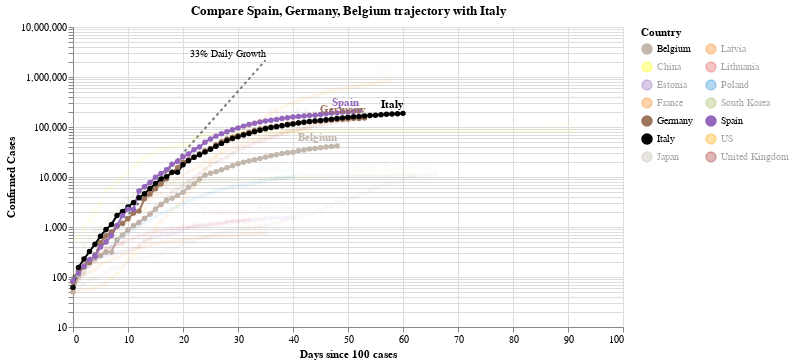

Notebook source saved alongside this figure:
### Code cell
#hide_input
chart2 = make_since_chart(dff2, ['Spain', 'Germany', 'Belgium'], baseline_countries)
chart2

### Figure 1 — Vega-Lite specification as saved in the notebook (floating-point values rounded to 4 significant figures; data arrays with more than 128 entries replaced by an {"elided": "..."} marker saying what was removed)
{"config": {"view": {"continuousWidth": 400, "continuousHeight": 300}}, "layer": [{"mark": {"type": "line", "color": "black", "opacity": 0.5, "strokeDash": [3, 3]}, "encoding": {"x": {"type": "quantitative", "field": "Days since 100 cases"}, "y": {"type": "quantitative", "field": "Confirmed Cases"}}}, {"mark": {"type": "text", "align": "right", "dy": -6, "fontSize": 10, "text": "33% Daily Growth"}, "encoding": {"x": {"type": "quantitative", "field": "Days since 100 cases"}, "y": {"type": "quantitative", "field": "Confirmed Cases"}}, "transform": [{"filter": "(datum['Days since 100 cases'] >= 35)"}]}, {"data": {"name": "data-a935cc59f07bf05702d7ea7ddbe411b3"}, "mark": {"type": "line", "point": true}, "encoding": {"color": {"type": "nominal", "field": "Country", "legend": {"columns": 2}, "scale": {"domain": ["Belgium", "China", "Estonia", "France", "Germany", "Italy", "Japan", "Latvia", "Lithuania", "Poland", "South Korea", "Spain", "US", "United Kingdom"], "range": ["#C1B7AD", "yellow", "#9467bd", "#F58518", "#9D755D", "black", "#C1B7AD", "#F58518", "#E45756", "#2495D3", "#A1BA59", "#9467bd", "orange", "brown"]}}, "opacity": {"condition": {"value": 1, "selection": "selector003"}, "value": 0.05}, "tooltip": [{"type": "nominal", "field": "Country"}, {"type": "temporal", "field": "Date"}, {"type": "quantitative", "field": "Confirmed Cases"}, {"type": "quantitative", "field": "Days since 100 cases"}], "x": {"type": "quantitative", "field": "Days since 100 cases"}, "y": {"type": "quantitative", "field": "Confirmed Cases", "scale": {"type": "log"}}}, "selection": {"selector003": {"type": "multi", "fields": ["Country"], "bind": "legend", "init": [{"Country": "Spain"}, {"Country": "Germany"}, {"Country": "Belgium"}, {"Country": "Italy"}]}}, "width": 550}, {"data": {"name": "data-a935cc59f07bf05702d7ea7ddbe411b3"}, "mark": {"type": "text", "align": "right", "dy": -8, "fontWeight": "bold"}, "encoding": {"color": {"type": "nominal", "field": "Country", "legend": {"columns": 2}, "scale": {"domain": ["Belgium", "China", "Estonia", "France", "Germany", "Italy", "Japan", "Latvia", "Lithuania", "Poland", "South Korea", "Spain", "US", "United Kingdom"], "range": ["#C1B7AD", "yellow", "#9467bd", "#F58518", "#9D755D", "black", "#C1B7AD", "#F58518", "#E45756", "#2495D3", "#A1BA59", "#9467bd", "orange", "brown"]}}, "opacity": {"condition": {"value": 1, "selection": "selector003"}, "value": 0.05}, "text": {"type": "nominal", "field": "Country"}, "tooltip": [{"type": "nominal", "field": "Country"}, {"type": "temporal", "field": "Date"}, {"type": "quantitative", "field": "Confirmed Cases"}, {"type": "quantitative", "field": "Days since 100 cases"}], "x": {"type": "quantitative", "field": "Days since 100 cases"}, "y": {"type": "quantitative", "field": "Confirmed Cases", "scale": {"type": "log"}}}, "transform": [{"filter": "(datum['Date'] >= 1587513600000)"}], "width": 550}], "data": {"name": "data-c1a3bbf4dd040f2e7e8e7a69520e3c2a"}, "title": "Compare Spain, Germany, Belgium trajectory with Italy", "$schema": "https://vega.github.io/schema/vega-lite/v4.0.2.json", "datasets": {"data-c1a3bbf4dd040f2e7e8e7a69520e3c2a": [{"Days since 100 cases": 0, "Confirmed Cases": 100.0}, {"Days since 100 cases": 1, "Confirmed Cases": 133.0}, {"Days since 100 cases": 2, "Confirmed Cases": 176.9}, {"Days since 100 cases": 3, "Confirmed Cases": 235.3}, {"Days since 100 cases": 4, "Confirmed Cases": 312.9}, {"Days since 100 cases": 5, "Confirmed Cases": 416.2}, {"Days since 100 cases": 6, "Confirmed Cases": 553.5}, {"Days since 100 cases": 7, "Confirmed Cases": 736.1}, {"Days since 100 cases": 8, "Confirmed Cases": 979.1}, {"Days since 100 cases": 9, "Confirmed Cases": 1302.0}, {"Days since 100 cases": 10, "Confirmed Cases": 1732.0}, {"Days since 100 cases": 11, "Confirmed Cases": 2303.0}, {"Days since 100 cases": 12, "Confirmed Cases": 3064.0}, {"Days since 100 cases": 13, "Confirmed Cases": 4074.0}, {"Days since 100 cases": 14, "Confirmed Cases": 5419.0}, {"Days since 100 cases": 15, "Confirmed Cases": 7207.0}, {"Days since 100 cases": 16, "Confirmed Cases": 9586.0}, {"Days since 100 cases": 17, "Confirmed Cases": 12750.0}, {"Days since 100 cases": 18, "Confirmed Cases": 16960.0}, {"Days since 100 cases": 19, "Confirmed Cases": 22550.0}, {"Days since 100 cases": 20, "Confirmed Cases": 29990.0}, {"Days since 100 cases": 21, "Confirmed Cases": 39890.0}, {"Days since 100 cases": 22, "Confirmed Cases": 53060.0}, {"Days since 100 cases": 23, "Confirmed Cases": 70560.0}, {"Days since 100 cases": 24, "Confirmed Cases": 93850.0}, {"Days since 100 cases": 25, "Confirmed Cases": 124800.0}, {"Days since 100 cases": 26, "Confirmed Cases": 166000.0}, {"Days since 100 cases": 27, "Confirmed Cases": 220800.0}, {"Days since 100 cases": 28, "Confirmed Cases": 293700.0}, {"Days since 100 cases": 29, "Confirmed Cases": 390600.0}, {"Days since 100 cases": 30, "Confirmed Cases": 519500.0}, {"Days since 100 cases": 31, "Confirmed Cases": 690900.0}, {"Days since 100 cases": 32, "Confirmed Cases": 918900.0}, {"Days since 100 cases": 33, "Confirmed Cases": 1222000.0}, {"Days since 100 cases": 34, "Confirmed Cases": 1625000.0}, {"Days since 100 cases": 35, "Confirmed Cases": 2162000.0}], "data-a935cc59f07bf05702d7ea7ddbe411b3": {"elided": "755 records"}}}
